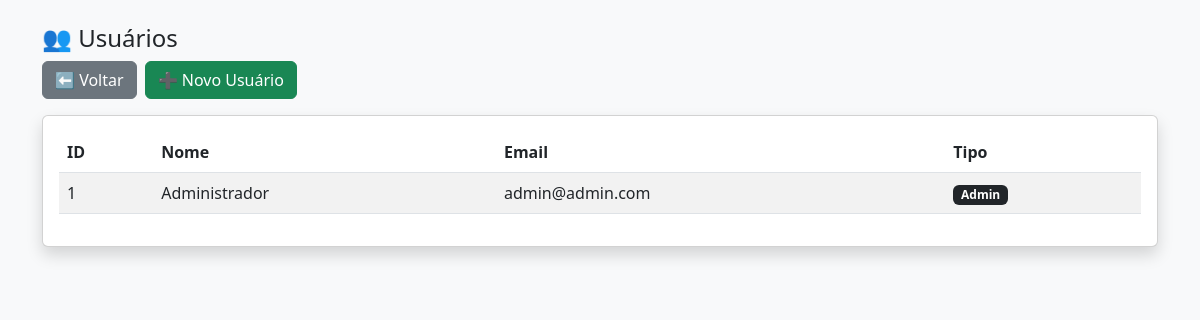
Before: /usuarios (signed in) with the older database file.
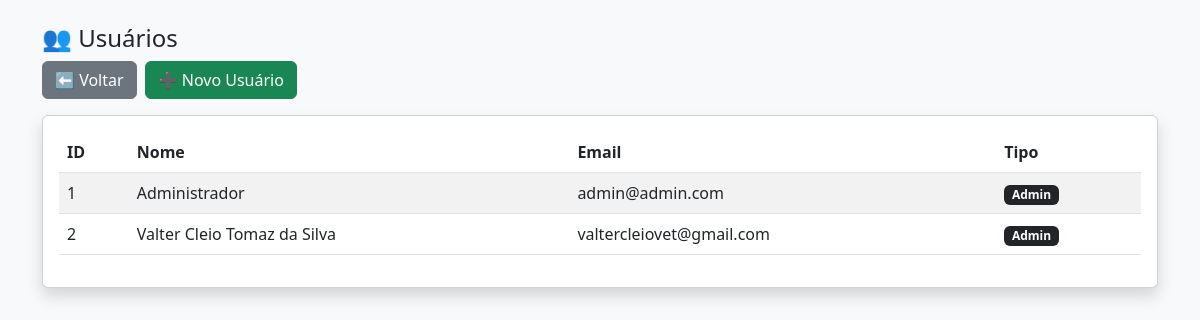
After: the same page with the newer database file.
### tables this page shows
CREATE TABLE usuarios (
        id INTEGER PRIMARY KEY AUTOINCREMENT,
        nome TEXT,
        email TEXT UNIQUE,
        senha TEXT,
        tipo TEXT
    );

### app.py (the view)
@app.route('/usuarios')
def usuarios():
    if not session.get('logado'):
        return redirect('/login')
    conn = conectar()
    cursor = conn.cursor()
    cursor.execute("SELECT id, nome, email, tipo FROM usuarios")
    dados = cursor.fetchall()
    conn.close()
    return render_template('usuarios.html', dados=dados)

### database.py (called while the page is built)
def conectar():
    return sqlite3.connect(os.path.join(BASE_DIR, 'banco.db'))

### templates/usuarios.html (shortened to what this page needs)
<!DOCTYPE html>
<html>
<head>
    <link href="https://cdn.jsdelivr.net/npm/bootstrap@5.3.0/dist/css/bootstrap.min.css" rel="stylesheet">
</head>
<body class="bg-light">
<div class="container py-4">
    <h4>👥 Usuários</h4>
    <div class="d-flex gap-2 mb-3">
        <a href="/painel" class="btn btn-secondary">⬅ Voltar</a>
        <a href="{{ url_for('cadastrar_usuario') }}" class="btn btn-success">
            ➕ Novo Usuário
        </a>
    </div>
    <div class="card p-3 shadow">
        <table class="table table-striped">
            <thead>
                <tr>
                    <th>ID</th>
                    <th>Nome</th>
                    <th>Email</th>
                    <th>Tipo</th>
                </tr>
            </thead>
            <tbody>
                {% for u in dados %}
                <tr>
                    <td>{{ u[0] }}</td>
                    <td>{{ u[1] }}</td>
                    <td>{{ u[2] }}</td>
                    <td>
                        {% if u[3] == 'admin' %}
                            <span class="badge bg-dark">Admin</span>
                        {% else %}
                            <span class="badge bg-primary">Fiscal</span>
                        {% endif %}
                    </td>
                </tr>
                {% endfor %}
            </tbody>
        </table>
    </div>
</div>
</body>
</html>

Changed rows visible on the page:
added usuarios: id "2", nome "Valter Cleio Tomaz da Silva", email "valtercleiovet@gmail.com", tipo "Admin"
